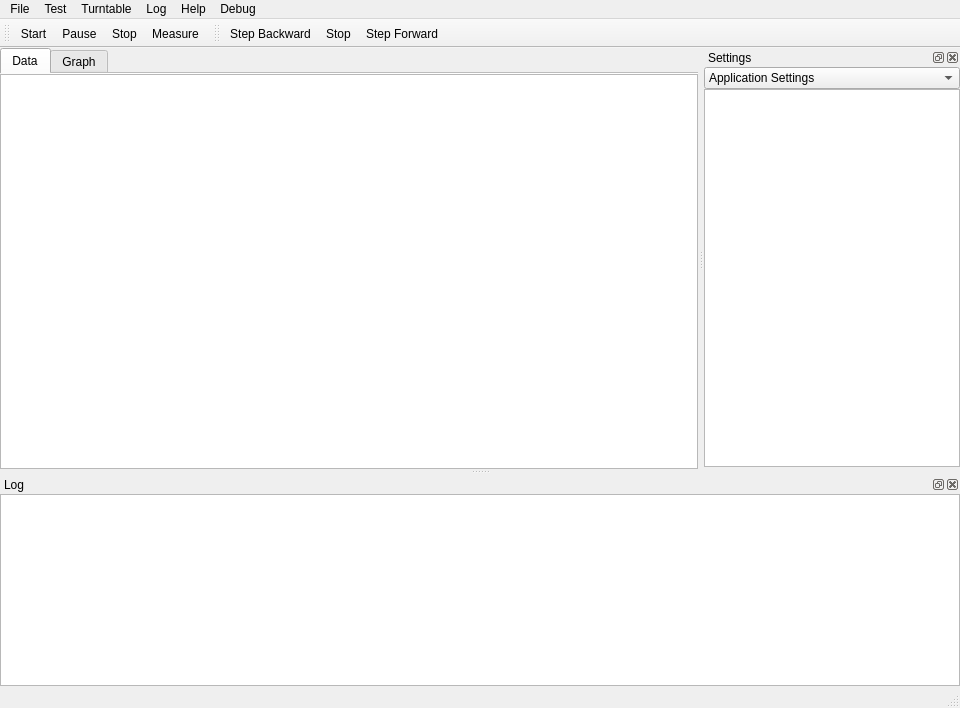
<?xml version="1.0" encoding="UTF-8"?>
<ui version="4.0">
 <class>MainWindow</class>
 <widget class="QMainWindow" name="MainWindow">
  <property name="geometry">
   <rect>
    <x>0</x>
    <y>0</y>
    <width>960</width>
    <height>708</height>
   </rect>
  </property>
  <property name="windowTitle">
   <string>MainWindow</string>
  </property>
  <widget class="QWidget" name="centralWidget">
   <layout class="QVBoxLayout" name="verticalLayout_3">
    <property name="spacing">
     <number>0</number>
    </property>
    <property name="leftMargin">
     <number>0</number>
    </property>
    <property name="topMargin">
     <number>0</number>
    </property>
    <property name="rightMargin">
     <number>0</number>
    </property>
    <property name="bottomMargin">
     <number>0</number>
    </property>
    <item>
     <widget class="QTabWidget" name="tabWidget">
      <property name="enabled">
       <bool>true</bool>
      </property>
      <property name="tabShape">
       <enum>QTabWidget::Rounded</enum>
      </property>
      <property name="currentIndex">
       <number>0</number>
      </property>
      <property name="elideMode">
       <enum>Qt::ElideNone</enum>
      </property>
      <property name="documentMode">
       <bool>true</bool>
      </property>
      <widget class="QWidget" name="tab">
       <attribute name="title">
        <string>Data</string>
       </attribute>
       <layout class="QHBoxLayout" name="horizontalLayout">
        <property name="spacing">
         <number>0</number>
        </property>
        <property name="leftMargin">
         <number>0</number>
        </property>
        <property name="topMargin">
         <number>0</number>
        </property>
        <property name="rightMargin">
         <number>0</number>
        </property>
        <property name="bottomMargin">
         <number>0</number>
        </property>
        <item>
         <widget class="QTableView" name="tableView"/>
        </item>
       </layout>
      </widget>
      <widget class="QWidget" name="tab_2">
       <attribute name="title">
        <string>Graph</string>
       </attribute>
       <layout class="QVBoxLayout" name="verticalLayout_4">
        <property name="spacing">
         <number>0</number>
        </property>
        <property name="leftMargin">
         <number>0</number>
        </property>
        <property name="topMargin">
         <number>0</number>
        </property>
        <property name="rightMargin">
         <number>0</number>
        </property>
        <property name="bottomMargin">
         <number>0</number>
        </property>
        <item>
         <widget class="Plot" name="widget" native="true"/>
        </item>
       </layout>
      </widget>
     </widget>
    </item>
   </layout>
  </widget>
  <widget class="QMenuBar" name="menuBar">
   <property name="geometry">
    <rect>
     <x>0</x>
     <y>0</y>
     <width>960</width>
     <height>21</height>
    </rect>
   </property>
   <widget class="QMenu" name="menuFile">
    <property name="title">
     <string>File</string>
    </property>
    <widget class="QMenu" name="menuExport">
     <property name="title">
      <string>Export To...</string>
     </property>
     <addaction name="actionExportToPdf"/>
     <addaction name="actionExportToCSV"/>
    </widget>
    <addaction name="actionNewConfiguration"/>
    <addaction name="actionOpenConfiguration"/>
    <addaction name="actionSaveConfiguration"/>
    <addaction name="separator"/>
    <addaction name="menuExport"/>
    <addaction name="separator"/>
    <addaction name="actionExit"/>
   </widget>
   <widget class="QMenu" name="menuLog">
    <property name="title">
     <string>Log</string>
    </property>
    <addaction name="actionClearLog"/>
   </widget>
   <widget class="QMenu" name="menuHelp">
    <property name="title">
     <string>Help</string>
    </property>
   </widget>
   <widget class="QMenu" name="menuTest">
    <property name="title">
     <string>Test</string>
    </property>
    <addaction name="actionStartTest"/>
    <addaction name="actionPauseTest"/>
    <addaction name="actionStopTest"/>
    <addaction name="actionMeasure"/>
   </widget>
   <widget class="QMenu" name="menuTurntable">
    <property name="title">
     <string>Turntable</string>
    </property>
    <addaction name="actionStepForward"/>
    <addaction name="actionStopTurntable"/>
    <addaction name="actionStepBackward"/>
    <addaction name="actionReturnToZero"/>
    <addaction name="actionSetAngle"/>
   </widget>
   <widget class="QMenu" name="menuDebug">
    <property name="title">
     <string>Debug</string>
    </property>
    <addaction name="actionDebugGenerateSampleData"/>
   </widget>
   <addaction name="menuFile"/>
   <addaction name="menuTest"/>
   <addaction name="menuTurntable"/>
   <addaction name="menuLog"/>
   <addaction name="menuHelp"/>
   <addaction name="menuDebug"/>
  </widget>
  <widget class="QToolBar" name="mainToolBar2">
   <attribute name="toolBarArea">
    <enum>TopToolBarArea</enum>
   </attribute>
   <attribute name="toolBarBreak">
    <bool>false</bool>
   </attribute>
   <addaction name="actionStartTest"/>
   <addaction name="actionPauseTest"/>
   <addaction name="actionStopTest"/>
   <addaction name="actionMeasure"/>
  </widget>
  <widget class="QToolBar" name="mainToolBar">
   <attribute name="toolBarArea">
    <enum>TopToolBarArea</enum>
   </attribute>
   <attribute name="toolBarBreak">
    <bool>false</bool>
   </attribute>
   <addaction name="actionStepBackward"/>
   <addaction name="actionStopTurntable"/>
   <addaction name="actionStepForward"/>
  </widget>
  <widget class="QStatusBar" name="statusBar"/>
  <widget class="QDockWidget" name="dockWidget">
   <property name="windowTitle">
    <string>Log</string>
   </property>
   <attribute name="dockWidgetArea">
    <number>8</number>
   </attribute>
   <widget class="QWidget" name="dockWidgetContents">
    <layout class="QVBoxLayout" name="verticalLayout">
     <property name="spacing">
      <number>0</number>
     </property>
     <property name="leftMargin">
      <number>0</number>
     </property>
     <property name="topMargin">
      <number>0</number>
     </property>
     <property name="rightMargin">
      <number>0</number>
     </property>
     <property name="bottomMargin">
      <number>0</number>
     </property>
     <item>
      <widget class="QPlainTextEdit" name="plainTextEdit"/>
     </item>
    </layout>
   </widget>
  </widget>
  <widget class="QDockWidget" name="Settings">
   <property name="windowTitle">
    <string>Settings</string>
   </property>
   <attribute name="dockWidgetArea">
    <number>2</number>
   </attribute>
   <widget class="QWidget" name="dockWidgetContents_2">
    <layout class="QVBoxLayout" name="verticalLayout_2">
     <property name="spacing">
      <number>0</number>
     </property>
     <property name="leftMargin">
      <number>0</number>
     </property>
     <property name="topMargin">
      <number>0</number>
     </property>
     <property name="rightMargin">
      <number>0</number>
     </property>
     <property name="bottomMargin">
      <number>2</number>
     </property>
     <item>
      <widget class="QComboBox" name="comboBox">
       <item>
        <property name="text">
         <string>Application Settings</string>
        </property>
       </item>
       <item>
        <property name="text">
         <string>Project Settings</string>
        </property>
       </item>
       <item>
        <property name="text">
         <string>Analyzer Settings</string>
        </property>
       </item>
       <item>
        <property name="text">
         <string>Turntable Settings</string>
        </property>
       </item>
      </widget>
     </item>
     <item>
      <widget class="PropertyEditor::PropertyEditor" name="propertyEditor"/>
     </item>
    </layout>
   </widget>
  </widget>
  <action name="actionNewConfiguration">
   <property name="text">
    <string>New</string>
   </property>
  </action>
  <action name="actionOpenConfiguration">
   <property name="text">
    <string>Open</string>
   </property>
  </action>
  <action name="actionSaveConfiguration">
   <property name="text">
    <string>Save</string>
   </property>
  </action>
  <action name="actionExit">
   <property name="text">
    <string>Exit</string>
   </property>
  </action>
  <action name="actionClearLog">
   <property name="text">
    <string>Clear</string>
   </property>
  </action>
  <action name="actionStartTest">
   <property name="text">
    <string>Start</string>
   </property>
  </action>
  <action name="actionPauseTest">
   <property name="text">
    <string>Pause</string>
   </property>
  </action>
  <action name="actionStopTest">
   <property name="text">
    <string>Stop</string>
   </property>
  </action>
  <action name="actionStepBackward">
   <property name="text">
    <string>Step Backward</string>
   </property>
  </action>
  <action name="actionMeasure">
   <property name="text">
    <string>Measure</string>
   </property>
  </action>
  <action name="actionStopTurntable">
   <property name="text">
    <string>Stop</string>
   </property>
  </action>
  <action name="actionReturnToZero">
   <property name="text">
    <string>Return To Zero</string>
   </property>
  </action>
  <action name="actionSetAngle">
   <property name="text">
    <string>Set Angle</string>
   </property>
  </action>
  <action name="actionStepForward">
   <property name="text">
    <string>Step Forward</string>
   </property>
  </action>
  <action name="actionDebugGenerateSampleData">
   <property name="text">
    <string>Generate Sample Data</string>
   </property>
  </action>
  <action name="actionExportToPdf">
   <property name="text">
    <string>Pdf</string>
   </property>
   <property name="toolTip">
    <string>Pdf</string>
   </property>
  </action>
  <action name="actionExportToCSV">
   <property name="text">
    <string>Csv</string>
   </property>
  </action>
 </widget>
 <layoutdefault spacing="6" margin="11"/>
 <customwidgets>
  <customwidget>
   <class>PropertyEditor::PropertyEditor</class>
   <extends>QTreeView</extends>
   <header>propertyeditor.h</header>
  </customwidget>
  <customwidget>
   <class>Plot</class>
   <extends>QWidget</extends>
   <header>plot.h</header>
   <container>1</container>
  </customwidget>
 </customwidgets>
 <resources/>
 <connections/>
</ui>
